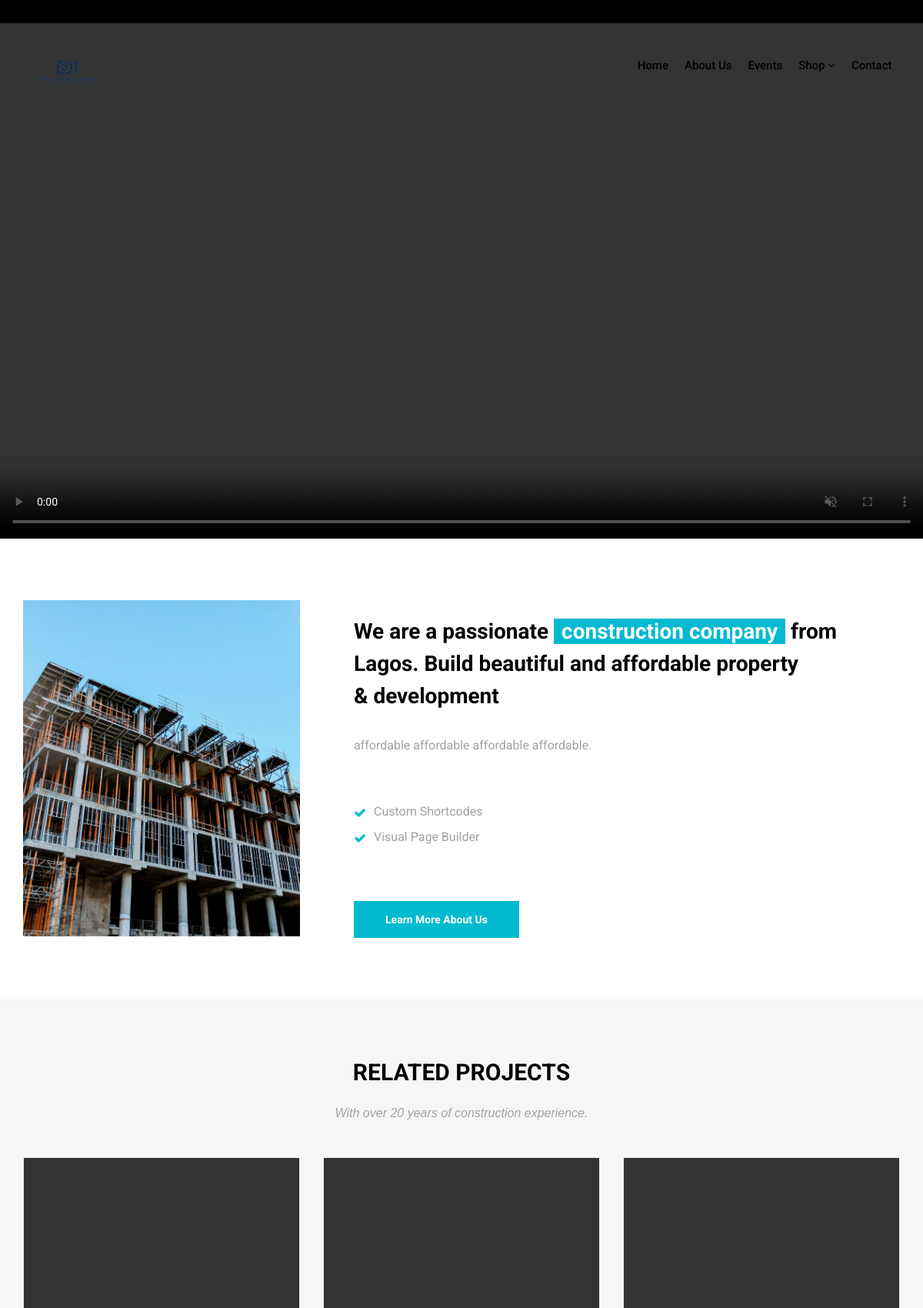
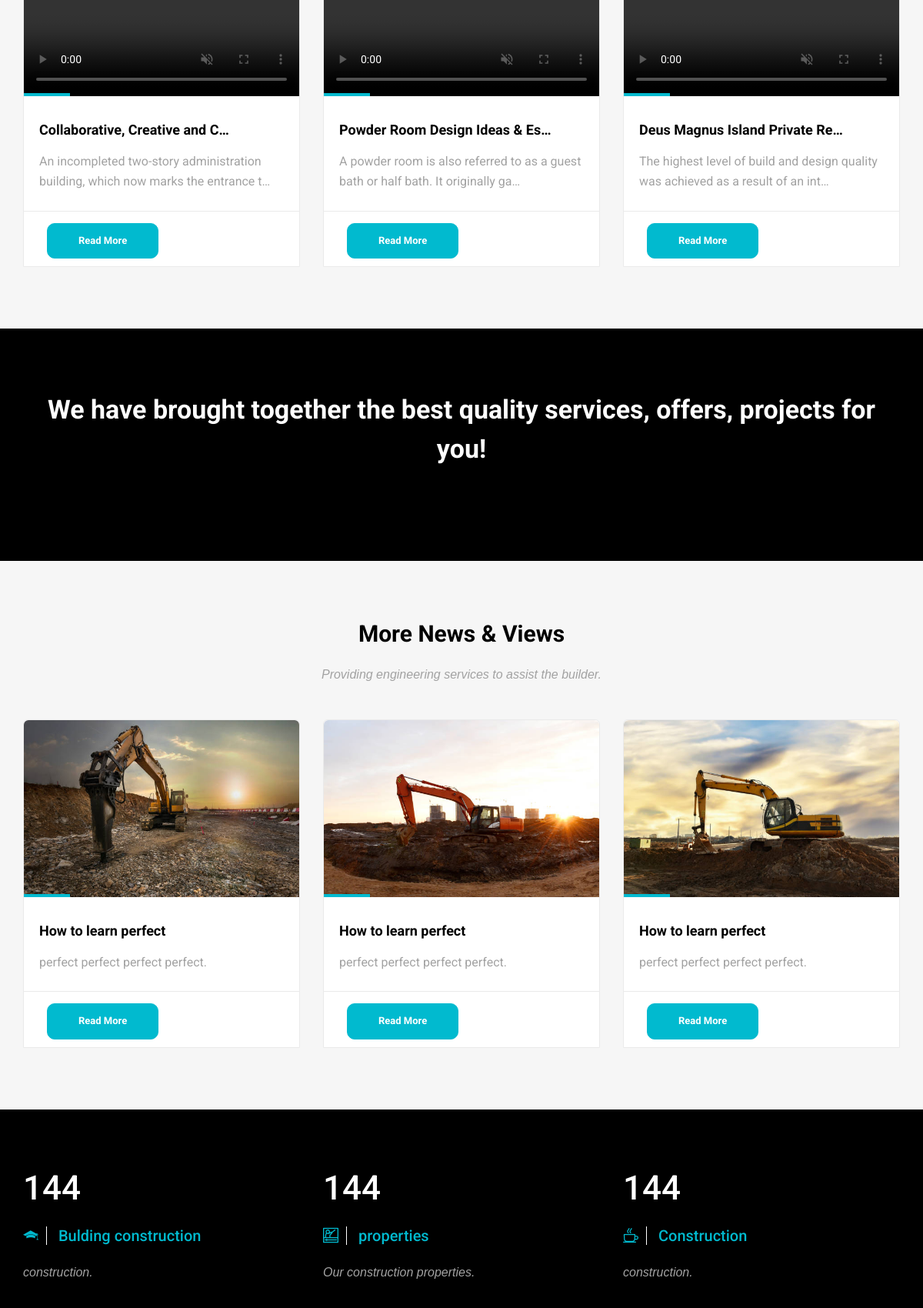
The page / (upper part) on the database its author committed (2 pictures, top to bottom).
### deus_magnus/models.py (models this page shows, shortened)
class DeusMagnusMainPost(models.Model):
    deus_magnus_title = models.CharField(max_length=255, blank=True, null=True)
    deus_magnus_description = models.TextField()
    deus_magnus_slug = models.SlugField (max_length=255,blank=True, null=True)
    deus_manus_video = models.FileField(upload_to='videos/')
    deus_magnus_publish_date = models.DateTimeField (auto_now_add= True)
    deus_magnus_author = models.ForeignKey(User, on_delete=models.CASCADE)
    class Meta:
        ordering =['-deus_magnus_publish_date']

class SecondDeusMagnusMainPicturePost(models.Model):
    second_deus_magnus_title = models.CharField(max_length=255, blank=True, null=True)
    second_deus_magnus_description = models.TextField()
    second_deus_magnus_slug = models.SlugField (max_length=255,blank=True, null=True)
    second_deus_magnus_img = models.ImageField(upload_to='images/')
    second_deus_magnus_publish_date = models.DateTimeField (auto_now_add= True)
    second_deus_magnus_author = models.ForeignKey(User, on_delete=models.CASCADE)
    class Meta:
        ordering =['second_deus_magnus_publish_date']

### deus_magnus/views.py (the view)
# urls.py: path('', HomeView.as_view(), name="home"),
class HomeView(ListView):
    model = DeusMagnusMainPost
    template_name = 'deus_magnus/home.html'
    def get_context_data(self, **kwargs):
        context = super().get_context_data(**kwargs)
        context['second_constructions'] = SecondDeusMagnusMainPicturePost.objects.all()
        return context

### templates/deus_magnus/home.html (shortened to what this page needs)
{% extends "base.html" %}
{% load static %}
{% block content%}
        <video autoplay muted playsinline loop width="100%" height="500" controls id="myVideo">
            <source src="{% static 'main.mp4'%}" type="video/mp4">
            <source src="{% static 'main.mp4'%}" type="video/webm">
        </video>
        <section class="section">
            <div class="container">
                <div class="row">
                    <div class="col-md-4">
                        <div class="custom-module">
                            <img src="{% static 'images/device_01.png' %}" alt="" class="img-responsive wow slideInLeft">
                        </div>
                    </div>
                    <div class="col-md-8">
                        <div class="custom-module p40l">
                            <h2>We are a passionate <mark>construction company</mark> from<br>
                            Lagos. Build beautiful and affordable property <br>
                             & development</h2>
                            <p>affordable affordable affordable affordable.</p>
                            <div class="row">
                                <div class="col-lg-4 col-md-4 col-sm-4 col-xs-12 first">
                                    <ul class="check">
                                        <li>Custom Shortcodes</li>
                                        <li>Visual Page Builder</li>
                                    </ul>
                                </div>
                            </div>
                            <div class="btn-wrapper">
                                <a href="#" class="btn btn-primary">Learn More About us</a>
                            </div>
                        </div>
                    </div>
                </div>
            </div>
        </section>
<section class="section gb">
    <div class="container">
        <div class="section-title text-center">
            <h3>RELATED PROJECTS</h3>
            <p>With over 20 years of construction experience.</p>
        </div>
        <div class="row">
            {% for post in object_list %}
            <div class="col-lg-4 col-md-12">
                <div class="blog-box">
                    <a href="{% url 'detail' post.pk %}">
                    <div class="image-wrap entry">
                        <video autoplay muted playsinline loop width="100%" height="40%"  controls>
                            <source src="{{ post.deus_manus_video.url }}" type="video/mp4">
                        </video>
                    </div>
                    </a>
                    <div class="blog-desc">
                        <h4><a href="{% url 'detail' post.pk %}">{{post.deus_magnus_title|truncatechars:30}}</a></h4>
                        <p>{{post.deus_magnus_description|truncatechars:81}}</p>
                    </div>
                    <div class="post-meta">
                        <span>
                            <div class="btn-wrapper">
                                <a href="{% url 'detail' post.pk %}" class="btn btn-primary"style="border-radius: 10px;">Read More</a>
                            </div>
                         </span>
                    </div>
                </div>
            </div>
            {%endfor%}
        </div>
    </div>
</section>
        <section class="section db p120">
            <div class="container">
                <div class="row">
                    <div class="col-md-12">
                        <div class="tagline-message text-center">
                            <h3>We have brought together the best quality services, offers, projects for you!</h3>
                        </div>
                    </div>
                </div>
            </div>
        </section>
        <section class="section gb">
            <div class="container">
                <div class="section-title text-center">
                    <h3>More News & Views</h3>
                    <p>Providing engineering services to assist the builder.</p>
                </div>
                <div class="row">
                    {% for second_construction in second_constructions %}
                    <div class="col-lg-4 col-md-12">
                        <div class="blog-box">
                            <div class="image-wrap entry">
                                {% if second_construction.second_deus_magnus_img %}
                                <img src="{{ second_construction.second_deus_magnus_img.url }}"height="230px"  class="custom-image">
                                {% endif %}
                            </div>
                            <div class="blog-desc">
                                <h4><a href="blog-single.html">How to learn perfect </a></h4>
                                <p>perfect perfect perfect perfect.</p>
                            </div>
                            <div class="post-meta">
                                    <div class="btn-wrapper">
                                        <a href="" class="btn btn-primary"style="border-radius: 10px;">Read More</a>
                                    </div>
                            </div>
                        </div>
                    </div>
                    {%endfor%}
                </div>
            </div>
        </section>
        <section class="section db">
            <div class="container">
                <div class="row">
                    <div class="col-lg-4 col-md-4">
                        <div class="stat-count">
                            <h4 class="stat-timer">120</h4>
                            <h3><i class="flaticon-black-graduation-cap-tool-of-university-student-for-head"></i> Bulding construction</h3>
                            <p>construction. </p>
                        </div>
                    </div>
                    <div class="col-lg-4 col-md-4">
                        <div class="stat-count">
                            <h4 class="stat-timer">331</h4>
                            <h3><i class="flaticon-online-course"></i> properties </h3>
                            <p>Our construction properties. </p>
                        </div>
                    </div>
                    <div class="col-lg-4 col-md-4">
                        <div class="stat-count">
                            <h4 class="stat-timer">201</h4>
                            <h3><i class="flaticon-coffee-cup"></i> Construction</h3>
                            <p>construction. </p>
                        </div>
                    </div>
                </div>
            </div>
        </section>
        {% endblock %}

### static/css/style.css (style rules this page uses)
[class^="flaticon-"]:before, [class*=" flaticon-"]:before, [class^="flaticon-"]:after, [class*=" flaticon-"]:after { font-family: Flaticon; font-style: normal; }
.flaticon-black-graduation-cap-tool-of-university-student-for-head:before { content: "\f104"; }
.flaticon-online-course:before { content: "\f10a"; }
.flaticon-coffee-cup:before { content: "\f10b"; }
body { background-color: #f6f6f6; line-height: 1.6; font-size: 16px; color: #a2a2a2; }
#myVideo { object-fit: cover; width: 100%; height: 700px; }
body, p, li, a { font-family: 'Roboto', sans-serif; }
.course-details h4 a, .readmore, .testimonial strong, h1, h2, h3, h4, h5, h6 { color: #000; }
h1, h2, h3, h4, h5, h6 { line-height: 1.5; }
.cop-logo img, a { color: #000; text-decoration: none !important; -webkit-transition: all ease 0.3s; -moz-transition: all ease 0.3s; transition: all ease 0.3s; }
.check li:before { content: "\f00c"; font-family: "FontAwesome"; font-size: 16px; left: 0; padding-right: 10px; position: relative; top: 2px; }
.check li { list-style: none; margin-bottom: 8px; }
.check li:last-child { margin-bottom: 0; }
.check { margin-left: 0; padding-left: 0 }
.section { background-color: #ffffff; padding: 8rem 0; position: relative; display: block; }
.section-title { margin-bottom: 45px; }
.text-widget h3, .section-title h3 { margin: 0 0 25px; padding: 0; line-height: 1; font-size: 30px; font-weight: 700; }
.section-title p { max-width: 800px; margin: 0 auto; padding: 0; font-size: 16px; font-family: 'Droid Serif', sans-serif; font-style: italic; }
.section.gb { background-color: #f6f6f6; }
.section.db { background-color: #000000; }
.entry { position: relative; }
.image-wrap img { width: 100%; }
.image-wrap:after { content: ""; width: 60px; height: 4px; position: absolute; bottom: 0; left: 0; background-color: #111; right: 0; }
.blog-box { background-color: #ffffff; border-radius: 6px 6px 0 0; border: 1px solid #eaeaea; }
.blog-box img { width: 100%; border-radius: 6px 6px 0 0; }
.post-meta { padding: 15px 30px 10px; margin-top: -5px; border-top: 1px solid #eaeaea; line-height: 1; }
.post-meta a { font-size: 13px; color: #aaa; }
.blog-desc { padding: 3rem 2rem; display: block; position: relative; }
.blog-desc h4 a, .blog-desc h4 { font-size: 18px; font-weight: 700; padding: 0 0 15px; margin: 0; color: #000000; }
.blog-desc p { padding: 0; margin: 0; }
.stat-count h3, .stat-count h4 { color: #ffffff; }
.stat-count h4 { font-size: 44px; line-height: 1; padding: 0; margin: 0; }
.stat-count h3 { padding: 30px 0 25px; margin: 0; line-height: 1; font-size: 20px; }
.stat-count h3 i { padding-right: 10px; border-right: 1px solid #fff; margin-right: 10px; }
.stat-count p { padding: 0; margin: 0; font-size: 16px; font-family: 'Droid Serif', sans-serif; font-style: italic; }
.p120 { padding-bottom: 120px !important; }
.tagline-message h3 { padding: 0; font-size: 34px; margin: 0; color: #ffffff; font-weight: bold; }
.p40l { padding-left: 4rem; }
.custom-module h2 { font-size: 28px; font-weight: bold; margin: 20px 0 30px; padding: 0; }
.custom-module mark { line-height: 1; color: #ffffff; padding: 0 10px; }
.custom-module p { padding: 0; margin: 0; }
.btn { border-radius: 0; font-size: 14px; border: 1px solid #fff; font-weight: bold; color: #ffffff !important; padding: 13px 40px; text-transform: capitalize; }
.shop-desc small, .shop-meta a, .authorbox small, blockquote:before, blockquote:after, .blog-meta small a, .small-box i, .copyrights ul li:hover a, .footer .readmore, .breadcrumb>li a, .yamm h4, .yamm-content li:hover a, .yamm .hassubmenu li:hover a, .check li:before, .stat-count h3, .blog-desc h4:hover a, .post-meta li:after, .course-box small, .course-details h4:hover a, .course-footer i, a:hover, a:focus, .box i, .topbar .text-left i { color: #01bacf; }
.cb, .box .event-desc small, .pagination a, .pagination>.active>a, .pagination>.active>a:focus, .pagination>.active>a:hover, .pagination>.active>span, .pagination>.active>span:focus, .pagination>.active>span:hover, .tags-widget a, .owl-theme-01 .owl-nav [class*="owl-"]:hover, .yamm .dropdown-menu li:hover .menu-button, .yamm .dropdown-menu li .menu-button, mark, .bgcolor1, .image-wrap:before, .image-wrap:after, .btn-primary { border-color: #01bacf; background-color: #01bacf; box-shadow: inset 0 0 0 0 #00a8bd; -webkit-transition: all ease 0.5s; -moz-transition: all ease 0.5s; transition: all ease 0.5s; }

### rows shown on the page
DeusMagnusMainPost: deus_magnus_title "Collaborative, Creative and C…", deus_magnus_description "An incompleted two-story administration building, which now marks the entrance t…"
DeusMagnusMainPost: deus_magnus_title "Powder Room Design Ideas & Es…", deus_magnus_description "A powder room is also referred to as a guest bath or half bath. It originally ga…"
DeusMagnusMainPost: deus_magnus_title "Deus Magnus Island Private Re…", deus_magnus_description "The highest level of build and design quality was achieved as a result of an int…"
SecondDeusMagnusMainPicturePost: second_deus_magnus_img (picture)
SecondDeusMagnusMainPicturePost: second_deus_magnus_img (picture)
SecondDeusMagnusMainPicturePost: second_deus_magnus_img (picture)
